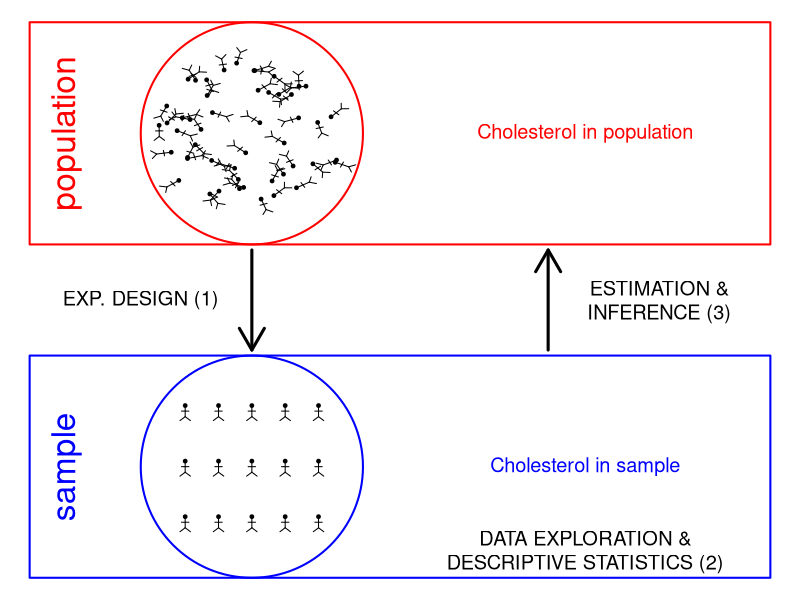

This figure's R source:
## ---- chunk 1
knitr::opts_chunk$set(echo = FALSE)
## ---- chunk 2
if ("pi"%in%ls()) rm("pi")
kopvoeter<-function(x,y,angle=0,l=.2,cex.dot=.5,pch=19,col="black")
{
angle=angle/180*pi
points(x,y,cex=cex.dot,pch=pch,col=col)
lines(c(x,x+l*cos(-pi/2+angle)),c(y,y+l*sin(-pi/2+angle)),col=col)
lines(c(x+l/2*cos(-pi/2+angle),x+l/2*cos(-pi/2+angle)+l/4*cos(angle)),c(y+l/2*sin(-pi/2+angle),y+l/2*sin(-pi/2+angle)+l/4*sin(angle)),col=col)
lines(c(x+l/2*cos(-pi/2+angle),x+l/2*cos(-pi/2+angle)+l/4*cos(pi+angle)),c(y+l/2*sin(-pi/2+angle),y+l/2*sin(-pi/2+angle)+l/4*sin(pi+angle)),col=col)
lines(c(x+l*cos(-pi/2+angle),x+l*cos(-pi/2+angle)+l/2*cos(-pi/2+pi/4+angle)),c(y+l*sin(-pi/2+angle),y+l*sin(-pi/2+angle)+l/2*sin(-pi/2+pi/4+angle)),col=col)
lines(c(x+l*cos(-pi/2+angle),x+l*cos(-pi/2+angle)+l/2*cos(-pi/2-pi/4+angle)),c(y+l*sin(-pi/2+angle),y+l*sin(-pi/2+angle)+l/2*sin(-pi/2-pi/4+angle)),col=col)
}

par(mar=c(0,0,0,0),mai=c(0,0,0,0))
plot(0,0,xlab="",ylab="",xlim=c(0,10),ylim=c(0,10),col=0,xaxt="none",yaxt="none",axes=FALSE)
rect(0,6,10,10,border="red",lwd=2)
text(.5,8,"population",srt=90,col="red",cex=2)
symbols (3, 8, circles=1.5, col="red",add=TRUE,fg="red",inches=FALSE,lwd=2)
set.seed(330)
grid=seq(0,1.3,.01)

for (i in 1:50)
{
	angle1=runif(n=1,min=0,max=360)
	angle2=runif(n=1,min=0,max=360)
	radius=sample(grid,prob=grid^2*pi/sum(grid^2*pi),size=1)
	kopvoeter(3+radius*cos(angle1/180*pi),8+radius*sin(angle1/180*pi),angle=angle2)
}
text(7.5,8,"Cholesterol in population",col="red",cex=1.2)

rect(0,0,10,4,border="blue",lwd=2)
text(.5,2,"sample",srt=90,col="blue",cex=2)
symbols (3, 2, circles=1.5, col="red",add=TRUE,fg="blue",inches=FALSE,lwd=2)
for (i in 0:2)
	for (j in 0:4)
{

	kopvoeter(2.1+j*(3.9-2.1)/4,1.1+i)
}
text(7.5,2,"Cholesterol in sample",col="blue",cex=1.2)

arrows(3,5.9,3,4.1,col="black",lwd=3)
arrows(7,4.1,7,5.9,col="black",lwd=3)
text(1.5,5,"EXP. DESIGN (1)",col="black",cex=1.2)
text(8.5,5,"ESTIMATION &\nINFERENCE (3)",col="black",cex=1.2)
text(7.5,.5,"DATA EXPLORATION &\nDESCRIPTIVE STATISTICS (2)",col="black",cex=1.2)
